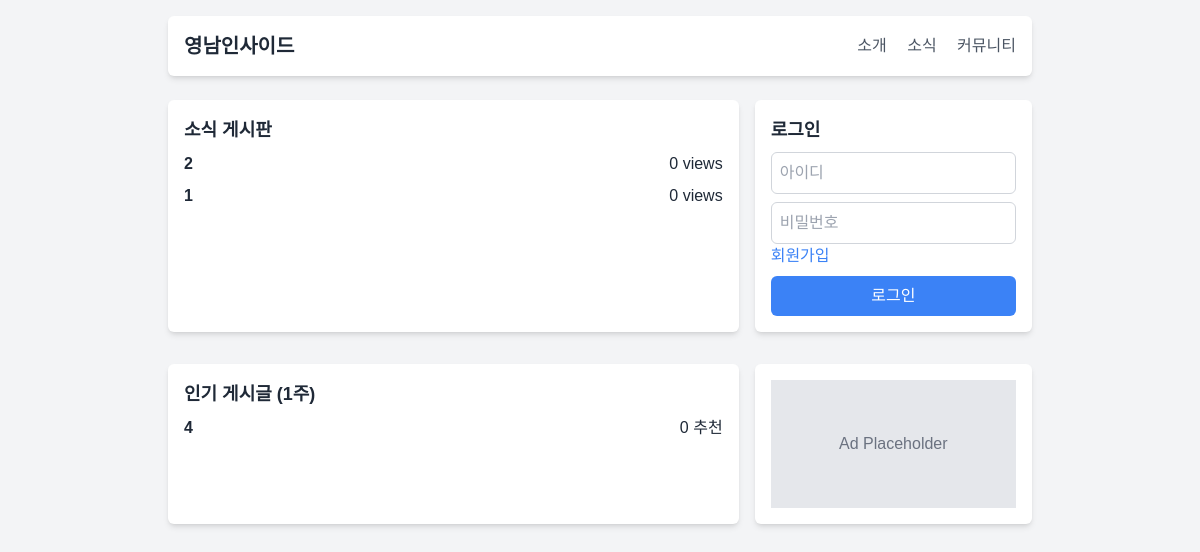
Before: / with the older database file.
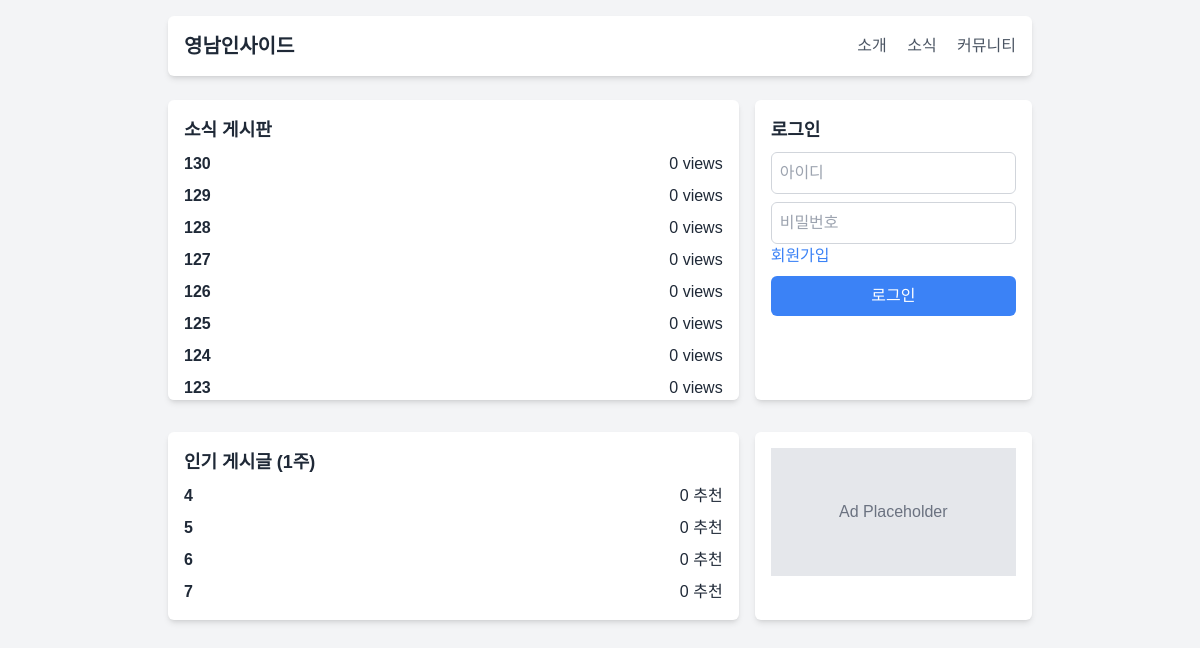
After: the same page with the newer database file.
### tables this page shows
CREATE TABLE notice
                        (id INTEGER PRIMARY KEY AUTOINCREMENT, title text, content text, date text, writerid text, views integer);

CREATE TABLE post
                        (id INTEGER PRIMARY KEY AUTOINCREMENT, title text, content text, date text, writerid text, up integer, down integer, views integer);

### web.py (the view)
@app.route('/')
def home():
    if session.get('id') is None:
        lg = False
        id = ""
    else:
        lg = True
        id = session['id']
    notices = module_db.get_notices(10)
    datelast1week = (datetime.datetime.now() - datetime.timedelta(days=7)).strftime('%Y%m%d%H%M%S')
    upposts = module_db.get_up_posts(10, int(datelast1week))
    print(upposts, notices)
    ip = request.remote_addr
    return render_template('index.html', notices=notices, upposts=upposts, lg=lg, id=id, ip=ip)

### db/module_db.py (called while the page is built)
def get_notices(number):
    con = sqlite3.connect(db_path)
    cur = con.cursor()
    cur.execute("SELECT * FROM notice ORDER BY id DESC LIMIT ?", (number,))
    result = cur.fetchall()
    con.close()
    return result

def get_up_posts(number, date): # 숫자, date 이후의 up 높은 순서대로
    con = sqlite3.connect(db_path)
    cur = con.cursor()
    cur.execute("SELECT * FROM post WHERE (cast(date as integer) > ?) ORDER BY up DESC LIMIT ? ", (date, number))
    result = cur.fetchall()
    con.close()
    return result

### templates/index.html (shortened to what this page needs)
<!DOCTYPE html>
<html lang="en">
<head>
    <script src="https://cdn.tailwindcss.com"></script>
</head>
<body class="bg-gray-100 text-gray-800">
    <div class="max-w-4xl mx-auto p-4">
        <header class="flex justify-between items-center bg-white p-4 shadow-md rounded-md">
            <h1 class="text-xl font-bold">영남인사이드</h1>
            <nav class="space-x-4">
                <a href="{{ url_for('introduction_page') }}" class="text-gray-600 hover:text-gray-900">소개</a>
                <a href="{{ url_for('notice_page') }}" class="text-gray-600 hover:text-gray-900">소식</a>
                <a href="#" class="text-gray-600 hover:text-gray-900">커뮤니티</a>
            </nav>
        </header>
        <main class="mt-6 grid grid-cols-3 gap-4">
            <section class="col-span-2 bg-white p-4 shadow-md rounded-md overflow-y-auto" style="max-height: 300px;">
                <h2 class="text-lg font-bold mb-2">소식 게시판</h2>
                <ul>
                    {% for data in notices %}
                    <li class="flex justify-between mt-2">
                        <span class="font-bold">{{ data[0] }}</span>
                        <span>{{ data[-1] }} views</span>
                    </li>
                    {% endfor %}
                </ul>
            </section>
            <aside class="bg-white p-4 shadow-md rounded-md overflow-y-auto" style="max-height: 300px;">
                {% if lg == False %}
                <h2 class="text-lg font-bold mb-2">로그인</h2>
                <form action="{{ url_for('login') }}" method="post", class="space-y-2">
                    <div class="mb-2">
                        <input type="text" id="id" name="id" placeholder="아이디" class="w-full border border-gray-300 p-2 rounded-md">
                    </div>
                    <div class="mb-2">
                        <input type="password" id="pw" name="pw" placeholder="비밀번호" class="w-full border border-gray-300 p-2 rounded-md">
                    </div>
                    <a href="{{ url_for('register_page') }}" class="text-blue-500">회원가입</a>
                    <button type="submit" class="w-full bg-blue-500 text-white p-2 rounded-md">로그인</button>
                </form>
                {% else %}
                <h2 class="text-lg font-bold mb-2">환영합니다! {{ id }} 님!</h2>
                <h2 class="text-lg font-bold mb-2">현재 아이피는 {{ ip }} 입니다!</h2>
                <a href="{{ url_for('logout') }}" class="w-full bg-red-500 text-white p-2 rounded-md">로그아웃</a>
                {% endif %}
            </aside>
            <section class="col-span-2 bg-white p-4 shadow-md rounded-md mt-4 overflow-y-auto" style="max-height: 300px;">
                <h2 class="text-lg font-bold mb-2">인기 게시글 (1주)</h2>
                <ul>
                    {% for data in upposts %}
                    <li class="flex justify-between mt-2">
                        <span class="font-bold">{{ data[0] }}</span>
                        <span>{{ data[-3] }} 추천</span>
                    </li>
                    {% endfor %}
                </ul>
            </section>
            <aside class="bg-white p-4 shadow-md rounded-md mt-4 overflow-y-auto" style="max-height: 300px;">
                <div class="bg-gray-200 h-32 flex items-center justify-center">
                    <span class="text-gray-500">Ad Placeholder</span>
                </div>
            </aside>
        </main>
    </div>
</body>
</html>

Changed rows visible on the page:
no longer on this page (row unchanged): notice: id "2", views "0"
no longer on this page (row edited): notice: id "1", views "0"
added notice: id "130", views "0"
added notice: id "129", views "0"
added notice: id "128", views "0"
added notice: id "127", views "0"
added notice: id "126", views "0"
added notice: id "125", views "0"
added notice: id "124", views "0"
added notice: id "123", views "0"
added post: id "5", up "0"
added post: id "6", up "0"
added post: id "7", up "0"
